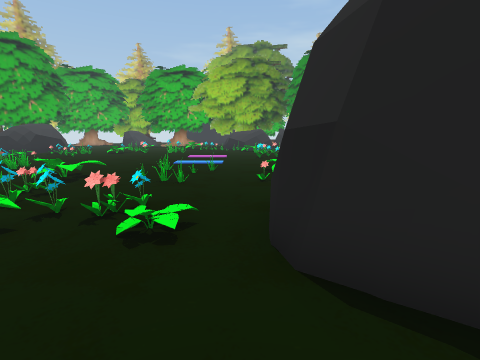
[1] (above)

24 first-person views from a walk through a scene from a Unity 3-D project. The camera is 1.2 m above the floor, tilts 10° down and sees 85° across. The floor is counted in squares, 1 m on a side. Each view is taken from the middle of a square. On the plan, view 1 faces up. The plan holds only what a view shows up to about 12 squares ahead; the rest is blank. The place goes on beyond the plan. The player character is not drawn. Some animated figures are left out.

[2]
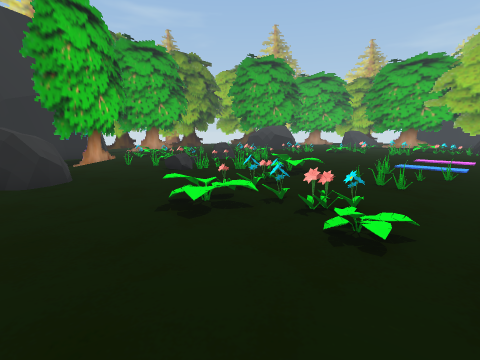

[3]
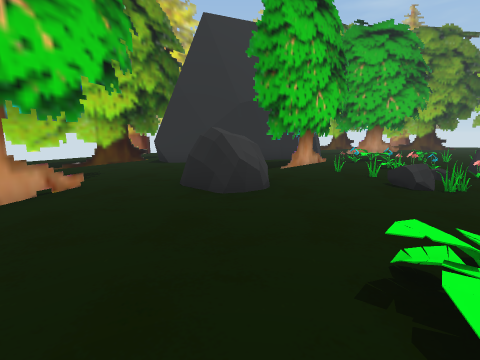

[4]
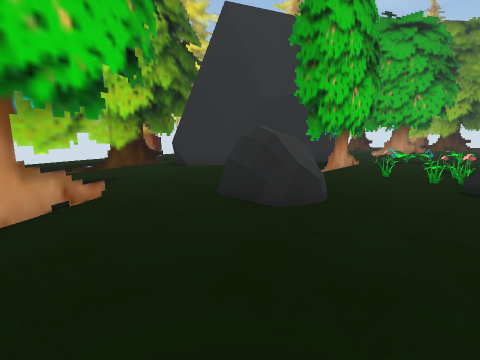

[5]
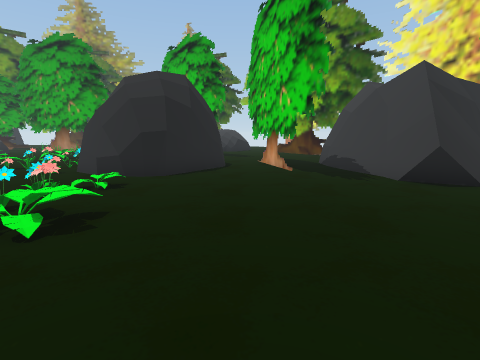

[6]
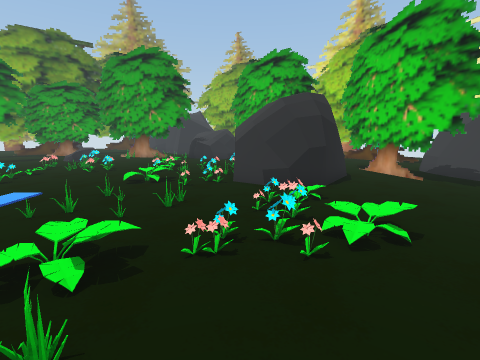

[7]
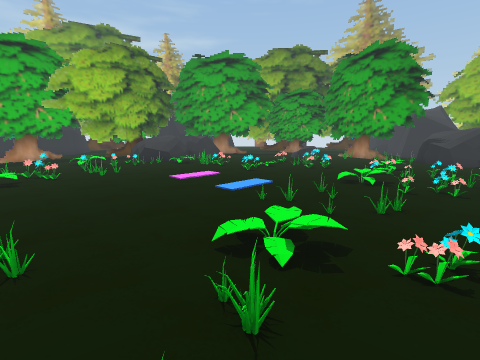

[8]
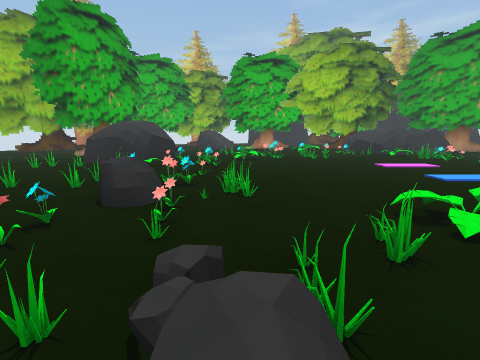

[9]
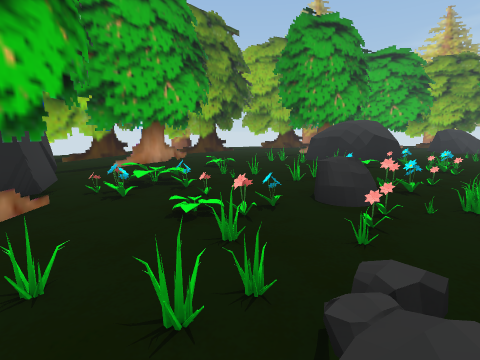

[10]
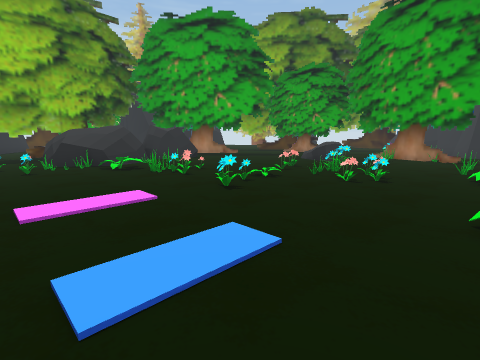

[11]
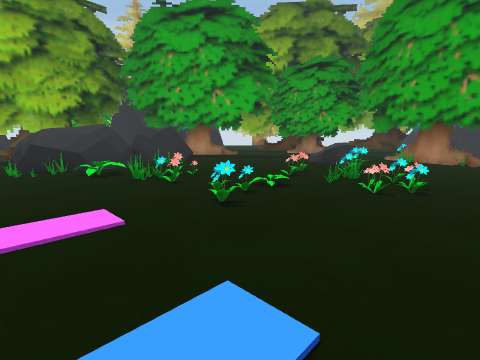

[12]
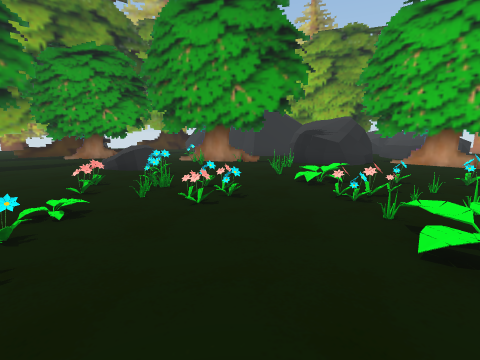

[13]
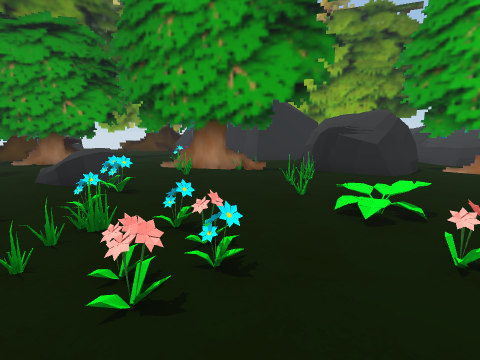

[14]
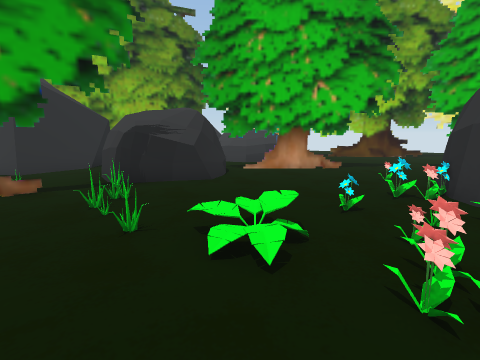

[15]
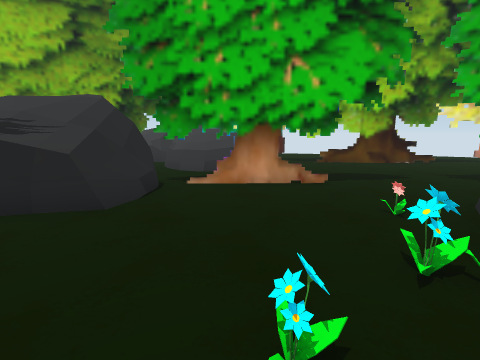

[16]
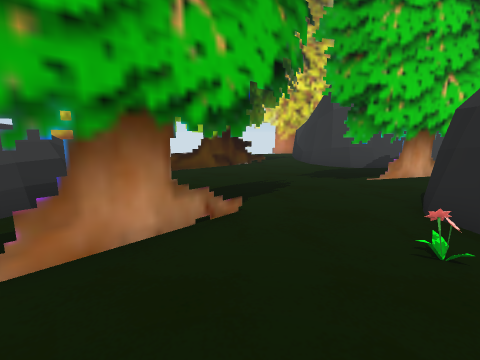

[17]
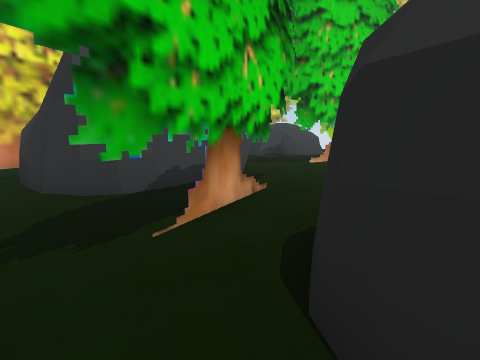

[18]
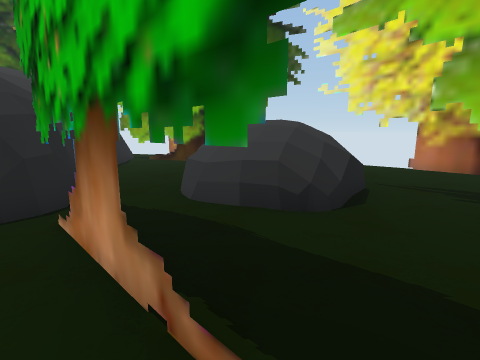

[19]
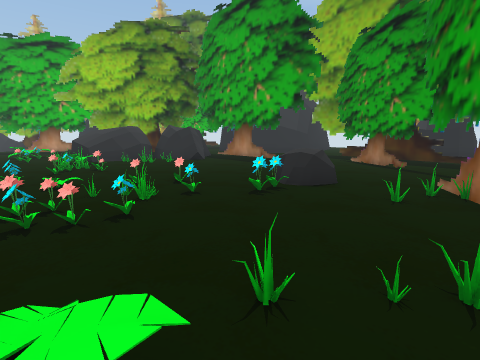

[20]
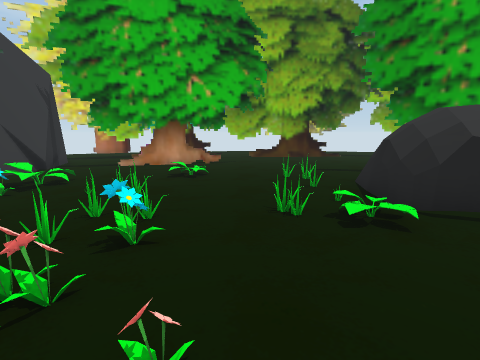

[21]
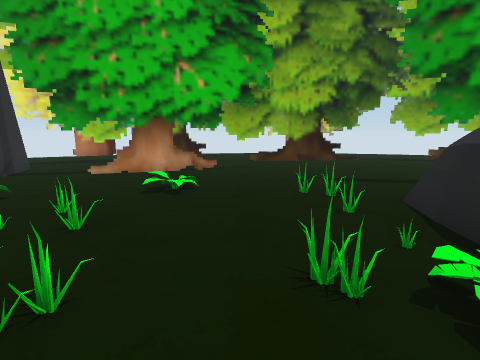

[22]
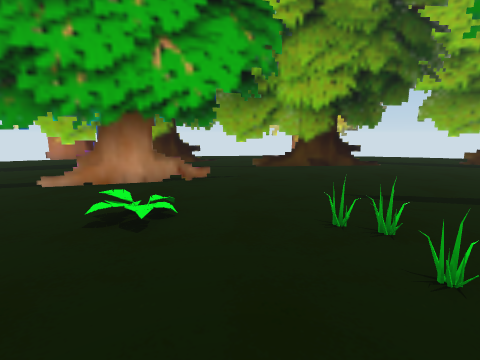

[23]
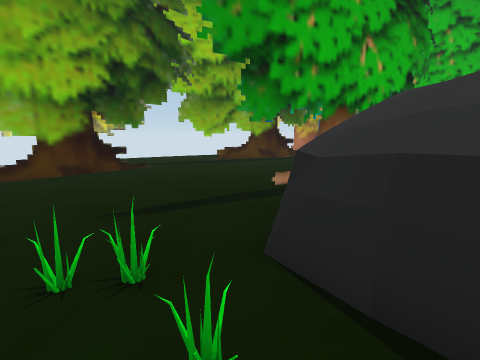

[24]
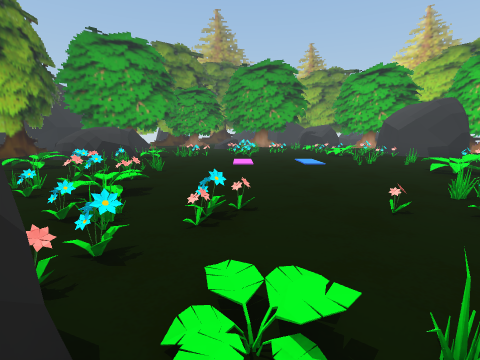

### Floor plan
Key: @ floor where view 1 was taken; # wall or solid block; x gap in a wall; . floor; / step, stairs or slope; = window, fence, low wall or low ledge; ^ raised ledge; T thing the floor can be seen under or through; O other object.
Columns run from 24 left of view 1 to 12 right of it. Each row starts with its distance up from view 1.
 20  #..... #      = ....=/=^####=..    #
 19    .... #      . =..=.=///.=....... #
 18    ....#.     ..#=......//..........#
 17   #....#.    #=.OO=.=....==..........
 16   =.... .^^ ^===.........=..........
 15   #.... ..^#^=...............=..==..#
 14   #......==///............=/==#=x=.##
 13   #. ....=..=............=..///=..=#
 12  .#.. ......................O=.....#
 11 ###..#.......=.....................#
 10  ## .# ....======..............=.=##
  9   #   #...=...=#=.....==.O.==....=##
  8   # ..#.......=#...//....=O.=.....^#
  7   #...#....=/==...==/.=..#==#x=...^#
  6   ##..#.. #=./=#/=.......=#==.....###
  5    ########....=/=..=....#####.....T#
  4          #.##.=.....=.=..#  ##... T..
  3          #..#.......OO./.#  ##...T..^
  2          ##..#...........#####..T..=^
  1           #    ^#=........###.. ...=^
  0           #    =#.......@.....  ....^
 -1           ##..............TTTT......#
 -2           ##..  ........ T.........##
 -3           #.....####.............###
 -4           ###...    ##########..##
 -5             ##.     ...###  ##.##

Positions as (right, up) in squares from view 1, and headings:
1: (0, 0), facing up
2: (0, 0), facing up-left
3: (-2, 1), facing left
4: (-3, 0), facing left
5: (-7, 0), facing right
6: (-8, 5), facing right
7: (-8, 5), facing up-right
8: (-8, 4), facing up
9: (-8, 4), facing up-left
10: (-3, 9), facing up-right
11: (-2, 10), facing up-right
12: (-1, 11), facing right
13: (2, 11), facing right
14: (4, 11), facing down-right
15: (5, 8), facing down-right
16: (8, 6), facing down
17: (6, 2), facing down-left
18: (7, 2), facing right
19: (7, 8), facing up
20: (-8, 12), facing left
21: (-10, 12), facing left
22: (-12, 12), facing left
23: (-13, 13), facing up-left
24: (-13, 14), facing right
